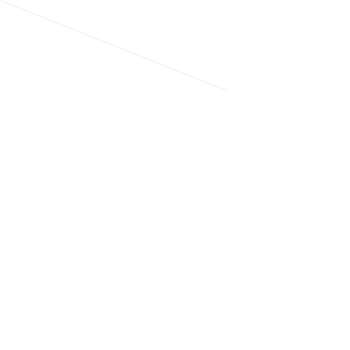
Frame 1 (no input)
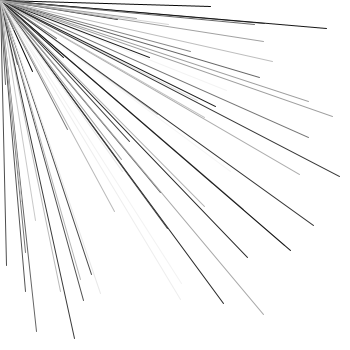
Frame 60 (the mouse pressed at the canvas centre just before this capture)
Frame 120 (the mouse held since frame 60 and released just before this capture): identical to frame 60, image omitted

The Processing sketch that drew these frames (run headless with seeded random() and noise(); from frame 60 on, the mouse is pressed at the canvas centre):

// Processing sketch: random_lines
// ── random_lines.pde
float x=100;
float y=100;
 
boolean paused = false; // set up boolean variable called pause assumes it starts with key not pressed
 
void setup(){
  size (350,350);
  background (255);
  smooth(); 
}
 
void draw() {
     if(!paused) runMyCode(); //if keypressed is false run the code called runMyCode
}
     
void runMyCode() { // running of the code if key pressed is false
     //filling all variables with random values
    x=random(width);// random x position between 0 and 100
    y=random(height);// random y position between 0 and 100
   

   
    stroke (random(255));//fill with random colour and opacity
    line (pmouseX,pmouseY,x,y);// draw lines starting at mouse position and shooting out at random positions

}
  
 
   
 
void mousePressed() {
     paused = !paused;
} 

void keyPressed(){
  background (255);
}
